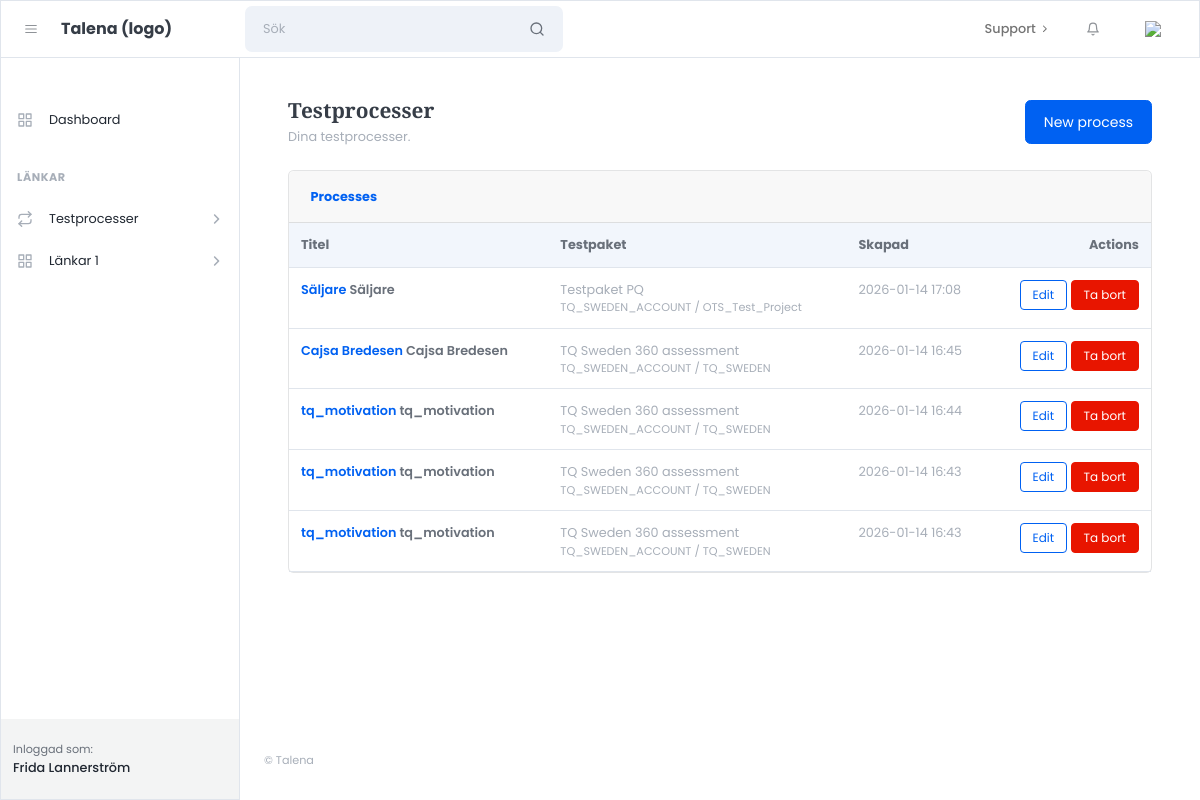
The app's page /processes/ (signed in), older data.
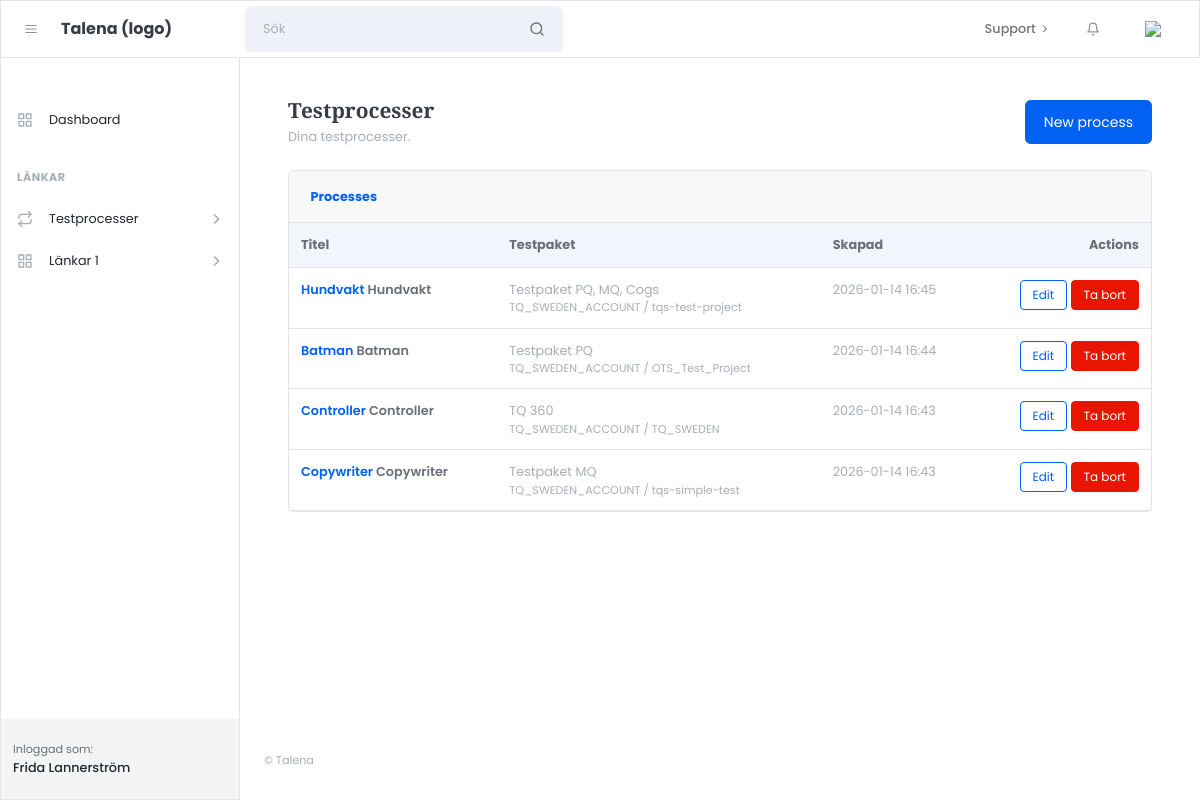
The same page, newer data.
### apps/accounts/models.py (models this page shows)
class User(AbstractUser):
    class Role(models.TextChoices):
        ADMIN = "admin", "Admin"
        CUSTOMER = "customer", "Customer"
    role = models.CharField(
        max_length=20,
        choices=Role.choices,
        default=Role.CUSTOMER,
    )

### apps/processes/models.py (models this page shows, shortened)
class TestProcess(models.Model):
    name = models.CharField(max_length=255)
    provider = models.CharField(max_length=50, default="sova")
    account_code = models.CharField(max_length=255)
    project_code = models.CharField(max_length=255)
    project_name_snapshot = models.CharField(max_length=255, blank=True, default="")
    job_title = models.CharField(max_length=255, blank=True, default="")
    job_location = models.CharField(max_length=255, blank=True, default="")
    notes = models.TextField(blank=True, default="")
    created_by = models.ForeignKey(
        settings.AUTH_USER_MODEL,
        on_delete=models.CASCADE,
        related_name="test_processes",
    )
    created_at = models.DateTimeField(auto_now_add=True)
    class Meta:
        ordering = ["-created_at"]

### apps/processes/views.py (the view)
# urls.py: path("processes/", views.process_list, name="process_list"),
@login_required
def process_list(request):
    processes = TestProcess.objects.filter(created_by=request.user)
    return render(request, "customer/processes/process_list.html", {"processes": processes})

### templates/customer/processes/process_list.html (shortened to what this page needs)
{% extends "customer/core/layouts/customer_base.html" %}
{% block content %}
<div class="container-fluid px-4">
  <div class="d-flex align-items-center justify-content-between mb-4">
    <div>
      <h1 class="h3 mb-1">Testprocesser</h1>
      <div class="text-muted">Dina testprocesser.</div>
    </div>
    <a class="btn btn-primary" href="{% url 'processes:process_create' %}">New process</a>
  </div>
  <div class="card">
    <div class="card-header"><strong>Processes</strong></div>
    <div class="card-body p-0">
      <div class="table-responsive">
        <table class="table mb-0">
          <thead class="bg-light">
            <tr>
              <th>Titel</th>
              <th>Testpaket</th>
              <th>Skapad</th>
              <th class="text-end">Actions</th>
            </tr>
          </thead>
          <tbody>
            {% for p in processes %}
              <tr>
                <td class="fw-semibold">
  <a href="{% url 'processes:process_detail' p.id %}">{{ p.name }}</a>
    {{ p.name }}
</td>
                <td class="text-muted">
                  {{ p.project_name_snapshot }}
                  <div class="small text-muted">{{ p.account_code }} / {{ p.project_code }}</div>
                </td>
                <td class="text-muted">{{ p.created_at|date:"Y-m-d H:i" }}</td>
                <td class="text-end">
                  <a class="btn btn-sm btn-outline-primary"
                    href="{% url 'processes:process_update' p.id %}">
                    Edit
                  </a>
                  <form method="post"
      action="{% url 'processes:process_delete' p.id %}"
      style="display:inline;"
      onsubmit="return confirm('Är du säker på att du vill ta bort denna process?');">
  <button type="submit" class="btn btn-sm btn-danger">
    Ta bort
  </button>
</form>
                </td>
              </tr>
            {% empty %}
              <tr>
                <td colspan="4" class="p-4 text-muted">No processes yet. Click “New process”.</td>
              </tr>
            {% endfor %}
          </tbody>
        </table>
      </div>
    </div>
  </div>
</div>
{% endblock %}

### templates/customer/core/layouts/customer_base.html (shortened to what this page needs)
{% load static %}
<!DOCTYPE html>
<html lang="en">
<head>
  <link href="https://cdn.jsdelivr.net/npm/litepicker/dist/css/litepicker.css" rel="stylesheet" />
  <link href="{% static 'css/style.css' %}" rel="stylesheet" />
</head>
<body class="nav-fixed">
  {% include "../partials/customer_header.html" %}
  <div id="layoutSidenav">
    {% include "../partials/customer_sidebar.html" %}
    <div id="layoutSidenav_content">
      <main>
        <div class="container-xl px-4 mt-5">
        {% block content %}{% endblock %}
        </div>
      </main>
      {% include "../partials/customer_footer.html" %}
    </div>
  </div>
</body>
</html>

### templates/customer/core/partials/customer_header.html (shortened to what this page needs)
<nav class="topnav navbar navbar-expand justify-content-between justify-content-sm-start navbar-light bg-white border" id="sidenavAccordion">
            <button class="btn btn-icon btn-transparent-dark order-1 order-lg-0 me-2 ms-lg-2 me-lg-0" id="sidebarToggle"><i data-feather="menu"></i></button>
            <a class="navbar-brand pe-3 ps-4 ps-lg-2">Talena (logo)</a>
            <form class="form-inline me-auto d-none d-lg-block me-3">
                <div class="input-group input-group-joined input-group-solid">
                    <input class="form-control pe-0" type="search" placeholder="Sök" aria-label="Sök" />
                    <div class="input-group-text"><i data-feather="search"></i></div>
                </div>
            </form>
            <ul class="navbar-nav align-items-center ms-auto">
                <li class="nav-item dropdown no-caret d-none d-md-block me-3">
                    <a class="nav-link dropdown-toggle" id="navbarDropdownDocs" href="javascript:void(0);" role="button" data-bs-toggle="dropdown" aria-haspopup="true" aria-expanded="false">
                        <div class="fw-500">Support</div>
                        <i class="fas fa-chevron-right dropdown-arrow"></i>
                    </a>
                </li>
                <li class="nav-item dropdown no-caret d-none d-sm-block me-3 dropdown-notifications">
                    <a class="btn btn-icon btn-transparent-dark dropdown-toggle" id="navbarDropdownAlerts" href="javascript:void(0);" role="button" data-bs-toggle="dropdown" aria-haspopup="true" aria-expanded="false"><i data-feather="bell"></i></a>
                </li>
                <li class="nav-item dropdown no-caret dropdown-user me-3 me-lg-4">
                    <a class="btn btn-icon btn-transparent-dark dropdown-toggle" id="navbarDropdownUserImage" href="javascript:void(0);" role="button" data-bs-toggle="dropdown" aria-haspopup="true" aria-expanded="false"><img class="img-fluid" src="assets/img/illustrations/profiles/profile-1.png" /></a>
                </li>
            </ul>
        </nav>

### templates/customer/core/partials/customer_sidebar.html (shortened to what this page needs)
<div id="layoutSidenav_nav">
                <nav class="sidenav sidenav-light border">
                    <div class="sidenav-menu">
                        <div class="nav accordion" id="accordionSidenav">
                            <div class="sidenav-menu-heading"></div>
                            <a class="nav-link" href="{% url 'customer_dashboard' %}">
                                <div class="nav-link-icon"><i data-feather="grid"></i></div>
                                Dashboard
                            </a>
                            <div class="sidenav-menu-heading">Länkar</div>
                            <a class="nav-link collapsed" href="javascript:void(0);" data-bs-toggle="collapse" data-bs-target="#collapseFlows" aria-expanded="false" aria-controls="collapseFlows">
                                <div class="nav-link-icon"><i data-feather="repeat"></i></div>
                                Testprocesser
                                <div class="sidenav-collapse-arrow"><i class="fas fa-angle-down"></i></div>
                            </a>
                            <a class="nav-link collapsed" href="javascript:void(0);" data-bs-toggle="collapse" data-bs-target="#collapsePages" aria-expanded="false" aria-controls="collapsePages">
                                <div class="nav-link-icon"><i data-feather="grid"></i></div>
                                Länkar 1
                                <div class="sidenav-collapse-arrow"><i class="fas fa-angle-down"></i></div>
                            </a>
                    </div>
                    </div>
                    <div class="sidenav-footer">
                        <div class="sidenav-footer-content">
                            <div class="sidenav-footer-subtitle">Inloggad som:</div>
                            <div class="sidenav-footer-title">{{ request.user.get_full_name }}</div>
                        </div>
                    </div>
                </nav>
            </div>

### templates/customer/core/partials/customer_footer.html
<footer class="footer-admin mt-auto footer-light">
  <div class="container-xl px-4">
    <div class="small text-muted py-3">© Talena</div>
  </div>
</footer>

Row changes from the older to the newer data that the page shows:
removed TestProcess: name "Säljare", project_name_snapshot "Testpaket PQ", account_code "TQ_SWEDEN_ACCOUNT", project_code "OTS_Test_Project", created_at "2026-01-14 17:08"
changed TestProcess: name "Cajsa Bredesen" → "Hundvakt"; project_name_snapshot "TQ Sweden 360 assessment" → "Testpaket PQ, MQ, Cogs"; project_code "TQ_SWEDEN" → "tqs-test-project"
changed TestProcess: name "tq_motivation" → "Batman"; project_name_snapshot "TQ Sweden 360 assessment" → "Testpaket PQ"; project_code "TQ_SWEDEN" → "OTS_Test_Project"
changed TestProcess "TQ_SWEDEN": name "tq_motivation" → "Controller"; project_name_snapshot "TQ Sweden 360 assessment" → "TQ 360"
changed TestProcess: name "tq_motivation" → "Copywriter"; project_name_snapshot "TQ Sweden 360 assessment" → "Testpaket MQ"; project_code "TQ_SWEDEN" → "tqs-simple-test"
